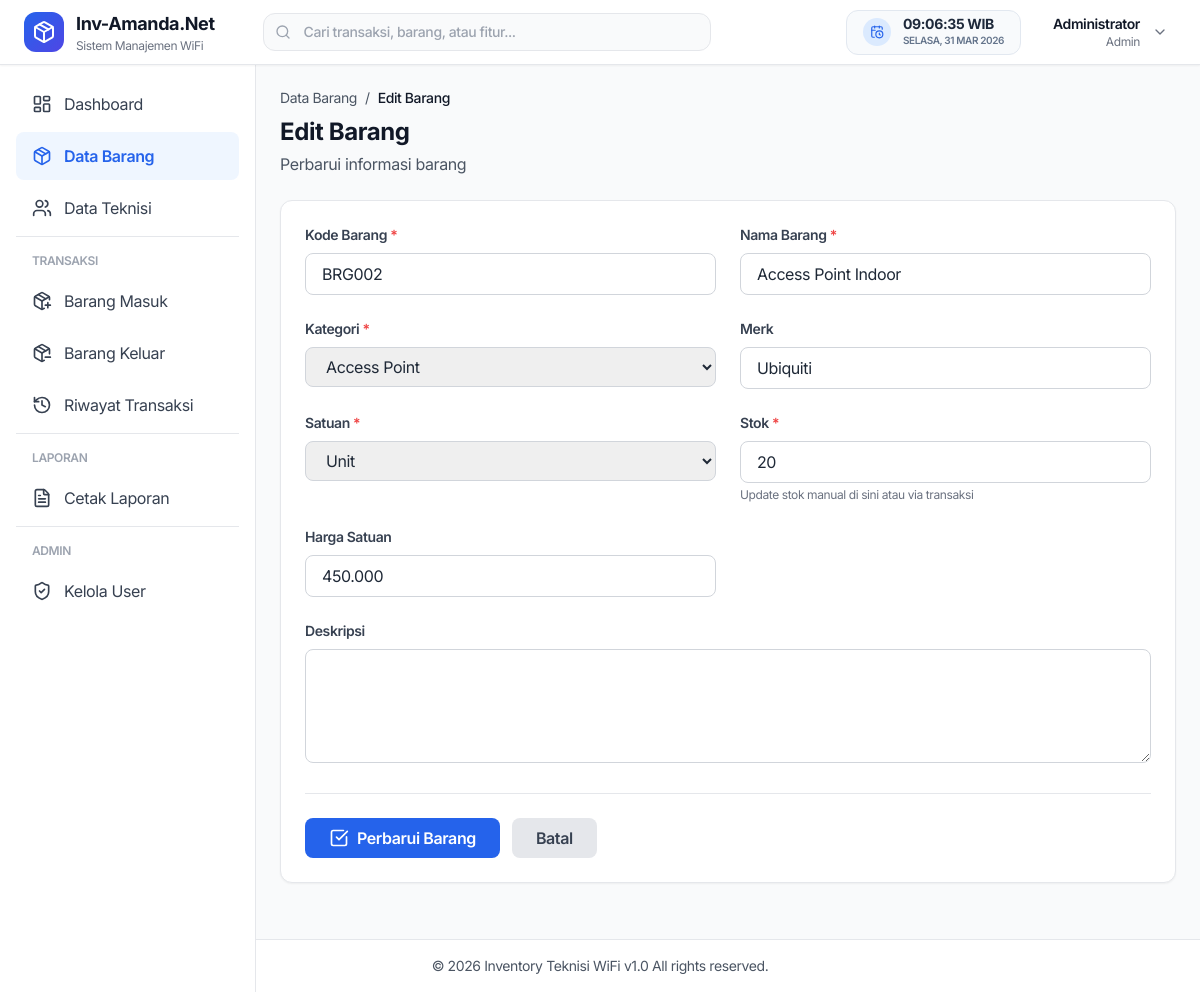
/barang/edit.php?id=2 (signed in), run on an earlier commit of the app's database.
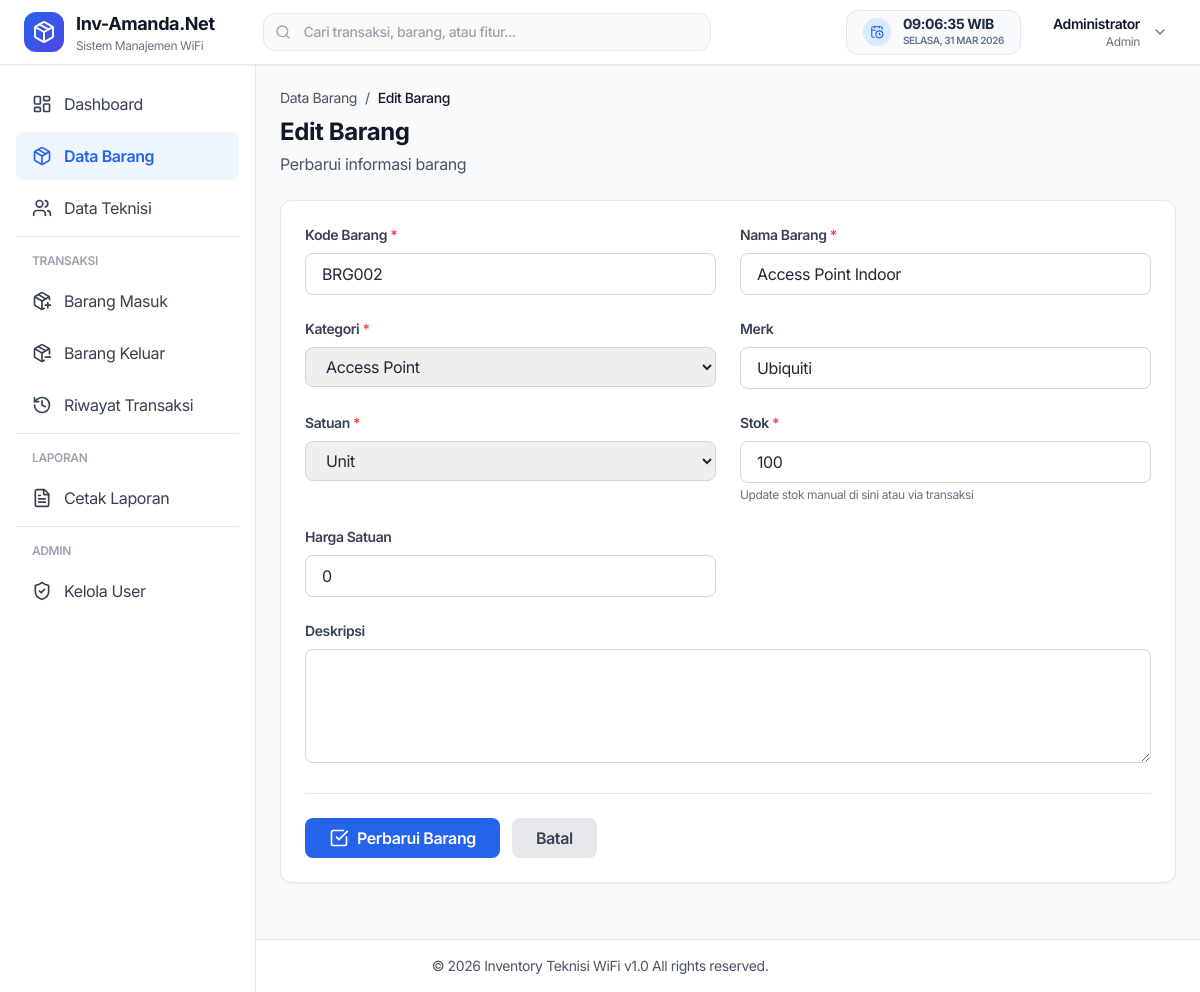
And on a later commit of the database.
### tables this page shows
CREATE TABLE `barang` (
  `id` int NOT NULL,
  `kode_barang` varchar(50) NOT NULL,
  `nama_barang` varchar(100) NOT NULL,
  `kategori` varchar(50) DEFAULT NULL,
  `merk` varchar(50) DEFAULT NULL,
  `satuan` varchar(20) DEFAULT NULL,
  `stok` int DEFAULT '0',
  `harga` decimal(15,2) DEFAULT NULL,
  `deskripsi` text,
  `created_at` timestamp NOT NULL DEFAULT CURRENT_TIMESTAMP
);

### functions/barang.php (called while the page is built, shortened)
<?php
function getBarangById($conn, $id) {
    $id = mysqli_real_escape_string($conn, $id);
    $query = "SELECT * FROM barang WHERE id = '$id'";
    $result = mysqli_query($conn, $query);
    return mysqli_fetch_assoc($result);
}
?>

### public/barang/edit.php (the view, shortened to what the changed rows need)
<?php
require_once '../../includes/auth_check.php';
require_once '../../functions/barang.php';
$id = $_GET['id'] ?? 0;
$barang = getBarangById($conn, $id);
require_once '../../includes/header.php';
?>
<div class="lg:ml-64 pt-16">
    <div class="p-6">
        <div class="mb-6">
            <h1 class="text-2xl font-bold text-gray-900">Edit Barang</h1>
        </div>
        <div class="bg-white rounded-xl shadow-sm border border-gray-200 overflow-hidden">
            <form method="POST" action="" class="p-6">
                <div class="grid grid-cols-1 md:grid-cols-2 gap-6">
                    <div>
                        <label class="block text-sm font-semibold text-gray-700 mb-2">
                            Kode Barang <span class="text-red-500">*</span>
                        </label>
                        <input type="text" name="kode_barang" required
                               value="<?= $barang['kode_barang'] ?>"
                               class="w-full px-4 py-2 border border-gray-300 rounded-lg focus:ring-2 focus:ring-blue-500 focus:border-blue-500">
                    </div>
                    <div>
                        <label class="block text-sm font-semibold text-gray-700 mb-2">
                            Nama Barang <span class="text-red-500">*</span>
                        </label>
                        <input type="text" name="nama_barang" required
                               value="<?= $barang['nama_barang'] ?>"
                               class="w-full px-4 py-2 border border-gray-300 rounded-lg focus:ring-2 focus:ring-blue-500 focus:border-blue-500">
                    </div>
                    <div>
                        <label class="block text-sm font-semibold text-gray-700 mb-2">
                            Kategori <span class="text-red-500">*</span>
                        </label>
                        <select name="kategori" required
                                class="w-full px-4 py-2 border border-gray-300 rounded-lg focus:ring-2 focus:ring-blue-500 focus:border-blue-500">
                            <option value="Access Point" <?= $barang['kategori'] == 'Access Point' ? 'selected' : '' ?>>Access Point</option>
                        </select>
                    </div>
                    <div>
                        <label class="block text-sm font-semibold text-gray-700 mb-2">
                            Merk
                        </label>
                        <input type="text" name="merk"
                               value="<?= $barang['merk'] ?>"
                               class="w-full px-4 py-2 border border-gray-300 rounded-lg focus:ring-2 focus:ring-blue-500 focus:border-blue-500">
                    </div>
                    <div>
                        <label class="block text-sm font-semibold text-gray-700 mb-2">
                            Satuan <span class="text-red-500">*</span>
                        </label>
                        <select name="satuan" required
                                class="w-full px-4 py-2 border border-gray-300 rounded-lg focus:ring-2 focus:ring-blue-500 focus:border-blue-500">
                            <option value="Unit" <?= $barang['satuan'] == 'Unit' ? 'selected' : '' ?>>Unit</option>
                        </select>
                    </div>
                    <div>
                        <label class="block text-sm font-semibold text-gray-700 mb-2">
                            Stok <span class="text-red-500">*</span>
                        </label>
                        <input type="number" name="stok" required min="0"
                               value="<?= $barang['stok'] ?>"
                               class="w-full px-4 py-2 border border-gray-300 rounded-lg focus:ring-2 focus:ring-blue-500 focus:border-blue-500">
                        <p class="text-xs text-gray-500 mt-1">Update stok manual di sini atau via transaksi</p>
                    </div>
                    <div>
                        <label class="block text-sm font-semibold text-gray-700 mb-2">
                            Harga Satuan
                        </label>
                        <input type="text" name="harga"
                               value="<?= number_format($barang['harga'], 0, '', '.') ?>"
                               class="w-full px-4 py-2 border border-gray-300 rounded-lg focus:ring-2 focus:ring-blue-500 focus:border-blue-500"
                               onkeyup="formatCurrency(this)">
                    </div>
                </div>
            </form>
        </div>
    </div>
<?php require_once '../../includes/footer.php'; ?>

What changed in the data, as far as the page shows it:
changed barang "BRG002": stok "20" → "100"; harga "450.000" → "0"
